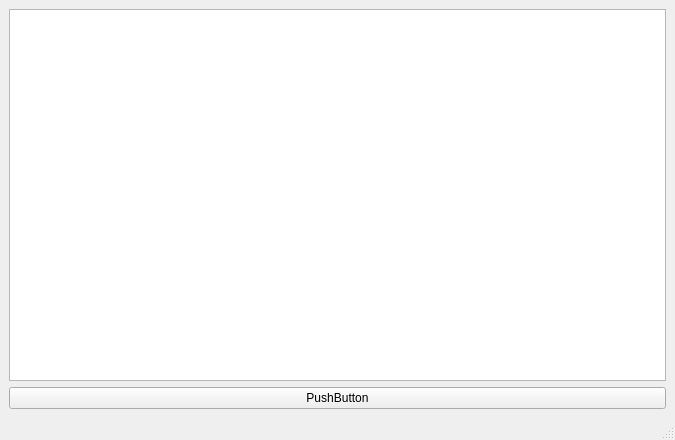
<?xml version="1.0" encoding="UTF-8"?>
<ui version="4.0">
 <class>MainWindow</class>
 <widget class="QMainWindow" name="MainWindow">
  <property name="geometry">
   <rect>
    <x>0</x>
    <y>0</y>
    <width>675</width>
    <height>440</height>
   </rect>
  </property>
  <property name="windowTitle">
   <string>MainWindow</string>
  </property>
  <widget class="QWidget" name="centralwidget">
   <layout class="QVBoxLayout" name="verticalLayout">
    <item>
     <widget class="QListWidget" name="listWidget"/>
    </item>
    <item>
     <widget class="QPushButton" name="pushButton">
      <property name="text">
       <string>PushButton</string>
      </property>
     </widget>
    </item>
   </layout>
  </widget>
  <widget class="QMenuBar" name="menubar">
   <property name="geometry">
    <rect>
     <x>0</x>
     <y>0</y>
     <width>675</width>
     <height>22</height>
    </rect>
   </property>
  </widget>
  <widget class="QStatusBar" name="statusbar"/>
 </widget>
 <resources/>
 <connections/>
</ui>
